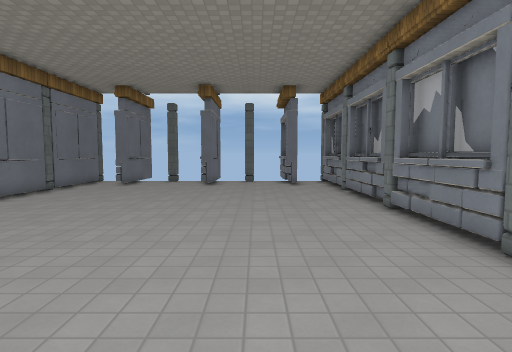
view 1 (above)

12 first-person views from a walk through a level from a Godot 3-D game. The camera is 1.5 m above the floor, tilts 4° down and sees 80° across. The floor is counted in squares, 1 m on a side. Each view is taken from the middle of a square. On the plan, view 1 faces up. The plan holds only what a view shows up to about 15 squares ahead; the rest is blank. Surface patterns are stand-ins for the level's own textures.

view 2
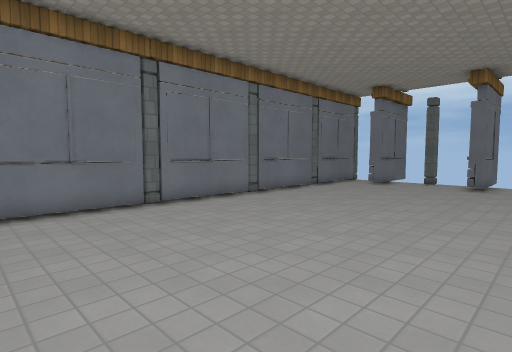

view 3
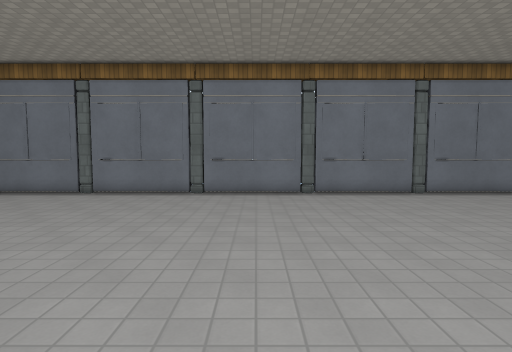

view 4
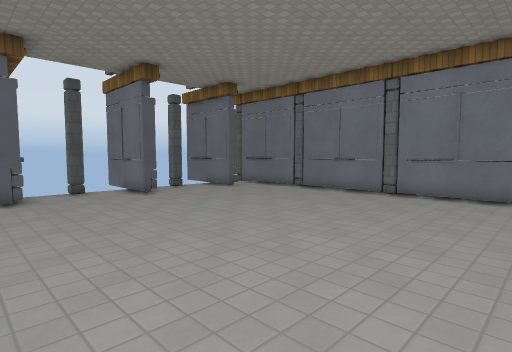

view 5
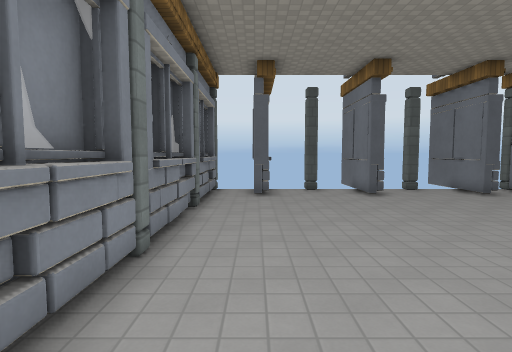

view 6
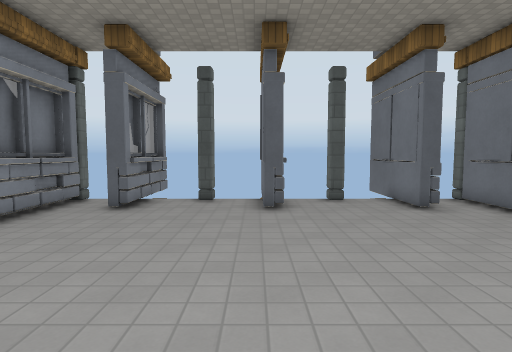

view 7
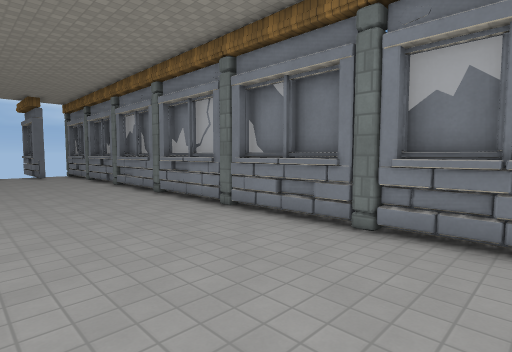

view 8
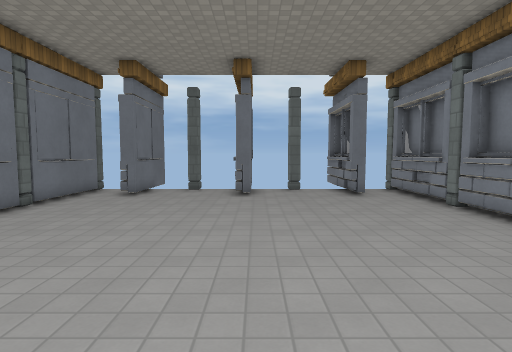

view 9
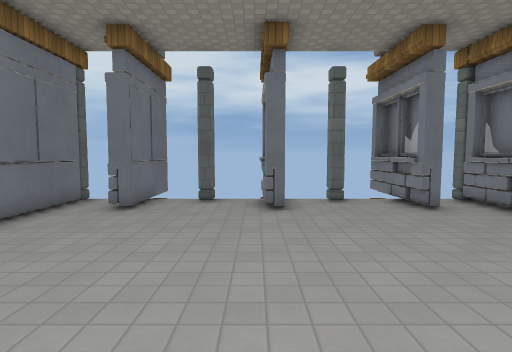

view 10
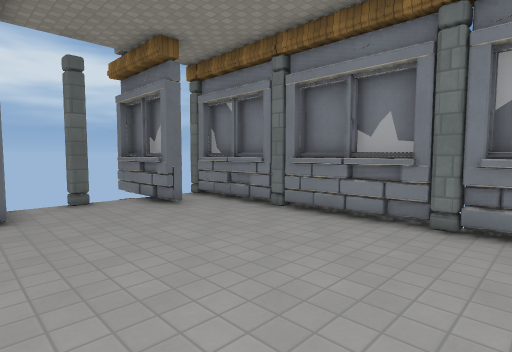

view 11
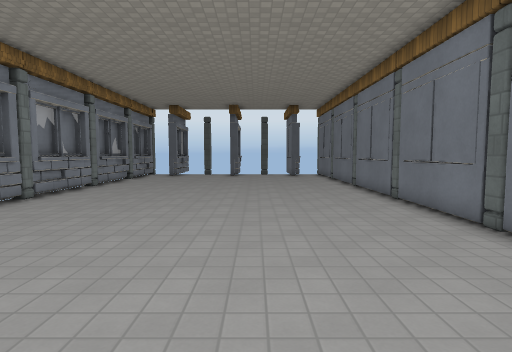

view 12
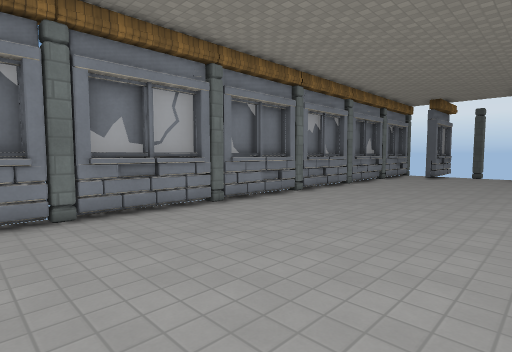

### Floor plan
Points are (right, up) in squares from view 1. A wall is a line through its corners. A room is listed if a view was taken in it or the views show most of it. See-through windows are left out.
Room 1 (views 1, 2, 3, 4, 5, 6, 7, 8, 9, 10, 11, 12)
walls: (-8.7, -0.4) (-8.7, -3.5); (-8.8, 1.4) (-8.8, 0.7); (-8.7, 3.5) (-8.7, 0.4); (3.7, 0.4) (3.7, 3.6); (3.6, 2.2) (4.1, 2.2); (4, 0.5) (4, 3.6); (4.2, 0.6) (4.2, 3.6); (-8.7, -4.5) (-8.7, -8.2); (3.7, -3.6) (3.7, -0.4); (4, -3.6) (4, -0.5); (4.2, -3.5) (4.2, -0.6); (3.7, 4.5) (3.7, 8.2); (3.5, -4.8) (3.9, -4.4); (4, 4.6) (4, 8.2); (-8.8, 6.3) (-8.8, 4.9); (-8.8, -6.4) (-8.9, -7.9); (4.2, 4.9) (4.2, 5.4); (4.2, 5.5) (4.2, 6.4); (3.5, -6.4) (4.2, -6.2) (4.2, -4.9); (4.2, 7) (4.2, 7.9); (-8.7, 8.3) (-8.7, 4.5); (4, -8) (4, -4.6); (3.7, -8.3) (3.7, -4.5); (4.2, -8) (4.2, -6.9); (-8.7, -9.4) (-8.7, -12.5); (3.7, 9.4) (3.7, 12.5); (4, 9.4) (4, 12.2); (4.2, 9.4) (4.2, 10.6) (3.6, 10.6); (4, -10.6) (4, -9.8); (4.2, 10.9) (4.2, 12.2); (-8.7, 12.5) (-8.7, 9.4); (3.8, -12.4) (3.8, -9.4); (4, -12.3) (4, -11); (-8.7, -13.4) (-8.7, -16.5); (3.7, 13.4) (3.7, 16.5); (-2.6, -15.2) (-2.2, -15.3) (-2.2, -19); (4, 13.6) (4, 16.5); (-2.8, -15.3) (-2.2, -15.3); (-2.2, 15.3) (-2.7, 15.3); (4.2, 13.9) (4.2, 14.8) (3.5, 15); (-6.9, -15.2) (-6.5, -15.3); (-6.5, 15.3) (-7, 15.3); (-7.1, -15.3) (-6.5, -15.3); (-7.2, -15.3) (-6.5, -15.2) (-6.5, -19.1); (1.4, -15.3) (2.1, -15.3); (1.9, 15.2) (1.5, 15.3) (1.4, 15.7); (-8.8, 14.9) (-8.8, 13.8); (1.8, 15.3) (1.8, 18.5); (2.1, 15.3) (1.5, 15.3) (1.5, 18.6); (4.2, -14.9) (4.2, -14.4); (4.2, 15.4) (4.2, 16.5); (2, 16.5) (2, 17) (1.4, 17.2); (-8.7, 16.5) (-8.7, 13.4); (4, -16.4) (4, -14); (3.8, -16.5) (3.8, -13.4); (4.2, -16.5) (4.2, -15.5); (-2.2, 18.5) (-2.2, 15.2) (-2.8, 15.4) (-2.9, 15.5); (1.4, -18.1) (1.4, -15.2) (2.1, -15.4); (-6.5, 18.5) (-6.5, 15.2) (-7.1, 15.3); (1.6, -18.9) (1.6, -15.3)
objects: column (-9, -17); column (-9, -13); column (-9, -9); column (-9, -4); column (-9, 0); column (-9, 4); column (-9, 9); column (-9, 13); column (-9, 17); column (-5, -17); column (-5, 17); column (0, -17); column (0, 17); column (4, -17); column (4, -13); column (4, -9); column (4, -4); column (4, 0); column (4, 4); column (4, 9); column (4, 13); column (4, 17)

Positions as (right, up) in squares from view 1, and headings:
1: (0, 0), facing up
2: (0, 0), facing up-left
3: (3, -2), facing left
4: (3, -4), facing down-left
5: (2, -4), facing down
6: (-2, -7), facing down
7: (-2, -7), facing up-right
8: (-2, 4), facing up
9: (-3, 7), facing up
10: (-3, 7), facing up-right
11: (-4, 6), facing down
12: (-4, 6), facing down-right
